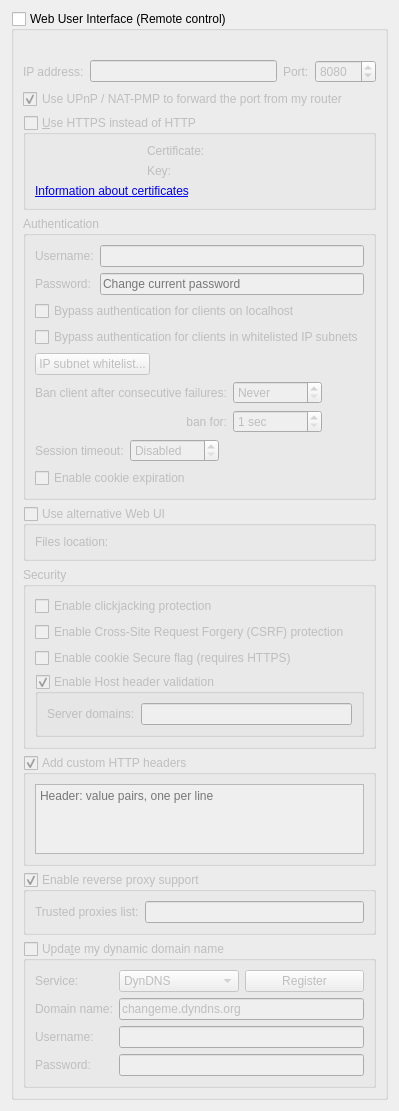
          <widget class="QWidget" name="scrollAreaWidgetContents_7">
           <property name="geometry">
            <rect>
             <x>0</x>
             <y>0</y>
             <width>382</width>
             <height>1045</height>
            </rect>
           </property>
           <layout class="QVBoxLayout" name="verticalLayout_23">
            <item>
             <widget class="QGroupBox" name="checkWebUI">
              <property name="title">
               <string>Web User Interface (Remote control)</string>
              </property>
              <property name="checkable">
               <bool>true</bool>
              </property>
              <property name="checked">
               <bool>false</bool>
              </property>
              <layout class="QVBoxLayout" name="verticalLayout_2">
               <item>
                <widget class="QLabel" name="labelWebUIError">
                 <property name="font">
                  <font>
                   <italic>true</italic>
                  </font>
                 </property>
                 <property name="text">
                  <string/>
                 </property>
                </widget>
               </item>
               <item>
                <layout class="QHBoxLayout" name="horizontalLayout_2">
                 <item>
                  <widget class="QLabel" name="lblWebUIAddress">
                   <property name="text">
                    <string>IP address:</string>
                   </property>
                  </widget>
                 </item>
                 <item>
                  <widget class="QLineEdit" name="textWebUIAddress">
                   <property name="toolTip">
                    <string>IP address that the Web UI will bind to.
Specify an IPv4 or IPv6 address. You can specify &quot;0.0.0.0&quot; for any IPv4 address,
&quot;::&quot; for any IPv6 address, or &quot;*&quot; for both IPv4 and IPv6.</string>
                   </property>
                  </widget>
                 </item>
                 <item>
                  <widget class="QLabel" name="lblWebUIPort">
                   <property name="text">
                    <string>Port:</string>
                   </property>
                  </widget>
                 </item>
                 <item>
                  <widget class="QSpinBox" name="spinWebUIPort">
                   <property name="minimum">
                    <number>1</number>
                   </property>
                   <property name="maximum">
                    <number>65535</number>
                   </property>
                   <property name="value">
                    <number>8080</number>
                   </property>
                  </widget>
                 </item>
                </layout>
               </item>
               <item>
                <widget class="QCheckBox" name="checkWebUIUPnP">
                 <property name="text">
                  <string>Use UPnP / NAT-PMP to forward the port from my router</string>
                 </property>
                 <property name="checked">
                  <bool>true</bool>
                 </property>
                </widget>
               </item>
               <item>
                <widget class="QGroupBox" name="checkWebUIHttps">
                 <property name="title">
                  <string>&amp;Use HTTPS instead of HTTP</string>
                 </property>
                 <property name="checkable">
                  <bool>true</bool>
                 </property>
                 <property name="checked">
                  <bool>false</bool>
                 </property>
                 <layout class="QGridLayout" name="gridLayout_11">
                  <item row="1" column="1">
                   <widget class="QLabel" name="lblWebUIKey">
                    <property name="text">
                     <string>Key:</string>
                    </property>
                   </widget>
                  </item>
                  <item row="0" column="1">
                   <widget class="QLabel" name="lblWebUICrt">
                    <property name="text">
                     <string>Certificate:</string>
                    </property>
                   </widget>
                  </item>
                  <item row="0" column="0">
                   <widget class="QLabel" name="lblSslCertStatus"/>
                  </item>
                  <item row="1" column="0">
                   <widget class="QLabel" name="lblSslKeyStatus"/>
                  </item>
                  <item row="2" column="0" colspan="3">
                   <widget class="QLabel" name="lblWebUIInfo">
                    <property name="text">
                     <string>&lt;a href=https://httpd.apache.org/docs/current/ssl/ssl_faq.html#aboutcerts&gt;Information about certificates&lt;/a&gt;</string>
                    </property>
                    <property name="openExternalLinks">
                     <bool>true</bool>
                    </property>
                   </widget>
                  </item>
                  <item row="0" column="2">
                   <widget class="FileSystemPathLineEdit" name="textWebUIHttpsCert" native="true"/>
                  </item>
                  <item row="1" column="2">
                   <widget class="FileSystemPathLineEdit" name="textWebUIHttpsKey" native="true"/>
                  </item>
                 </layout>
                </widget>
               </item>
               <item>
                <widget class="QGroupBox" name="groupWebUIAuth">
                 <property name="title">
                  <string>Authentication</string>
                 </property>
                 <layout class="QVBoxLayout" name="verticalLayout_35">
                  <item>
                   <layout class="QGridLayout" name="gridLayout_8">
                    <item row="0" column="0">
                     <widget class="QLabel" name="lblWebUIUsername">
                      <property name="text">
                       <string>Username:</string>
                      </property>
                     </widget>
                    </item>
                    <item row="0" column="1">
                     <widget class="QLineEdit" name="textWebUIUsername"/>
                    </item>
                    <item row="1" column="0">
                     <widget class="QLabel" name="lblWebUIPassword">
                      <property name="text">
                       <string>Password:</string>
                      </property>
                     </widget>
                    </item>
                    <item row="1" column="1">
                     <widget class="QLineEdit" name="textWebUIPassword">
                      <property name="echoMode">
                       <enum>QLineEdit::Password</enum>
                      </property>
                      <property name="placeholderText">
                       <string>Change current password</string>
                      </property>
                     </widget>
                    </item>
                   </layout>
                  </item>
                  <item>
                   <widget class="QCheckBox" name="checkBypassLocalAuth">
                    <property name="text">
                     <string>Bypass authentication for clients on localhost</string>
                    </property>
                   </widget>
                  </item>
                  <item>
                   <widget class="QCheckBox" name="checkBypassAuthSubnetWhitelist">
                    <property name="text">
                     <string>Bypass authentication for clients in whitelisted IP subnets</string>
                    </property>
                   </widget>
                  </item>
                  <item>
                   <widget class="QPushButton" name="IPSubnetWhitelistButton">
                    <property name="sizePolicy">
                     <sizepolicy hsizetype="Fixed" vsizetype="Fixed">
                      <horstretch>0</horstretch>
                      <verstretch>0</verstretch>
                     </sizepolicy>
                    </property>
                    <property name="text">
                     <string>IP subnet whitelist...</string>
                    </property>
                   </widget>
                  </item>
                  <item>
                   <layout class="QGridLayout" name="gridLayout_10">
                    <item row="0" column="0">
                     <widget class="QLabel" name="lblBanCounter">
                      <property name="text">
                       <string>Ban client after consecutive failures:</string>
                      </property>
                     </widget>
                    </item>
                    <item row="0" column="2">
                     <spacer name="horizontalSpacer_15">
                      <property name="orientation">
                       <enum>Qt::Horizontal</enum>
                      </property>
                      <property name="sizeHint" stdset="0">
                       <size>
                        <width>40</width>
                        <height>20</height>
                       </size>
                      </property>
                     </spacer>
                    </item>
                    <item row="0" column="1">
                     <widget class="QSpinBox" name="spinBanCounter">
                      <property name="specialValueText">
                       <string>Never</string>
                      </property>
                      <property name="maximum">
                       <number>2147483647</number>
                      </property>
                     </widget>
                    </item>
                    <item row="1" column="0">
                     <widget class="QLabel" name="lblBanDuration">
                      <property name="text">
                       <string>ban for:</string>
                      </property>
                      <property name="alignment">
                       <set>Qt::AlignRight|Qt::AlignTrailing|Qt::AlignVCenter</set>
                      </property>
                     </widget>
                    </item>
                    <item row="1" column="1">
                     <widget class="QSpinBox" name="spinBanDuration">
                      <property name="suffix">
                       <string> sec</string>
                      </property>
                      <property name="minimum">
                       <number>1</number>
                      </property>
                      <property name="maximum">
                       <number>2147483647</number>
                      </property>
                     </widget>
                    </item>
                   </layout>
                  </item>
                  <item>
                   <layout class="QHBoxLayout" name="horizontalLayout_13">
                    <item>
                     <widget class="QLabel" name="lblSessionTimeout">
                      <property name="text">
                       <string>Session timeout:</string>
                      </property>
                     </widget>
                    </item>
                    <item>
                     <widget class="QSpinBox" name="spinSessionTimeout">
                      <property name="specialValueText">
                       <string>Disabled</string>
                      </property>
                      <property name="suffix">
                       <string> sec</string>
                      </property>
                      <property name="maximum">
                       <number>2147483647</number>
                      </property>
                     </widget>
                    </item>
                    <item>
                     <spacer name="horizontalSpacer_11">
                      <property name="orientation">
                       <enum>Qt::Horizontal</enum>
                      </property>
                      <property name="sizeHint" stdset="0">
                       <size>
                        <width>40</width>
                        <height>20</height>
                       </size>
                      </property>
                     </spacer>
                    </item>
                   </layout>
                  </item>
                  <item>
                   <widget class="QCheckBox" name="enableCookieExpiration">
                    <property name="text">
                     <string>Enable cookie expiration</string>
                    </property>
                   </widget>
                  </item>
                 </layout>
                </widget>
               </item>
               <item>
                <widget class="QGroupBox" name="groupAltWebUI">
                 <property name="title">
                  <string>Use alternative Web UI</string>
                 </property>
                 <property name="checkable">
                  <bool>true</bool>
                 </property>
                 <property name="checked">
                  <bool>false</bool>
                 </property>
                 <layout class="QHBoxLayout" name="horizontalLayout_5">
                  <item>
                   <widget class="QLabel" name="labelWebUIRootFolder">
                    <property name="text">
                     <string>Files location:</string>
                    </property>
                   </widget>
                  </item>
                  <item>
                   <widget class="FileSystemPathLineEdit" name="textWebUIRootFolder" native="true"/>
                  </item>
                 </layout>
                </widget>
               </item>
               <item>
                <widget class="QGroupBox" name="groupBox_3">
                 <property name="title">
                  <string>Security</string>
                 </property>
                 <layout class="QVBoxLayout" name="verticalLayout_33">
                  <item>
                   <widget class="QCheckBox" name="checkClickjacking">
                    <property name="text">
                     <string>Enable clickjacking protection</string>
                    </property>
                   </widget>
                  </item>
                  <item>
                   <widget class="QCheckBox" name="checkCSRFProtection">
                    <property name="text">
                     <string>Enable Cross-Site Request Forgery (CSRF) protection</string>
                    </property>
                   </widget>
                  </item>
                  <item>
                   <widget class="QCheckBox" name="checkSecureCookie">
                    <property name="text">
                     <string>Enable cookie Secure flag (requires HTTPS)</string>
                    </property>
                   </widget>
                  </item>
                  <item>
                   <widget class="QGroupBox" name="groupHostHeaderValidation">
                    <property name="title">
                     <string>Enable Host header validation</string>
                    </property>
                    <property name="checkable">
                     <bool>true</bool>
                    </property>
                    <layout class="QVBoxLayout" name="verticalLayout_32">
                     <item>
                      <layout class="QHBoxLayout" name="horizontalLayout_10">
                       <item>
                        <widget class="QLabel" name="labelServerDomains">
                         <property name="text">
                          <string>Server domains:</string>
                         </property>
                        </widget>
                       </item>
                       <item>
                        <widget class="QLineEdit" name="textServerDomains">
                         <property name="toolTip">
                          <string>Whitelist for filtering HTTP Host header values.
In order to defend against DNS rebinding attack,
you should put in domain names used by WebUI server.

Use ';' to split multiple entries. Can use wildcard '*'.</string>
                         </property>
                        </widget>
                       </item>
                      </layout>
                     </item>
                    </layout>
                   </widget>
                  </item>
                 </layout>
                </widget>
               </item>
               <item>
                <widget class="QGroupBox" name="groupWebUIAddCustomHTTPHeaders">
                 <property name="title">
                  <string>Add custom HTTP headers</string>
                 </property>
                 <property name="checkable">
                  <bool>true</bool>
                 </property>
                 <layout class="QVBoxLayout" name="verticalLayout_8">
                  <item>
                   <widget class="QPlainTextEdit" name="textWebUICustomHTTPHeaders">
                    <property name="lineWrapMode">
                     <enum>QPlainTextEdit::NoWrap</enum>
                    </property>
                    <property name="placeholderText">
                     <string>Header: value pairs, one per line</string>
                    </property>
                   </widget>
                  </item>
                 </layout>
                </widget>
               </item>
               <item>
                <widget class="QGroupBox" name="groupEnableReverseProxySupport">
                 <property name="title">
                  <string>Enable reverse proxy support</string>
                 </property>
                 <property name="checkable">
                  <bool>true</bool>
                 </property>
                 <layout class="QVBoxLayout" name="verticalLayout_331">
                  <item>
                   <layout class="QHBoxLayout" name="horizontalLayout_131">
                    <item>
                     <widget class="QLabel" name="lblReverseProxiesList">
                      <property name="text">
                       <string>Trusted proxies list:</string>
                      </property>
                     </widget>
                    </item>
                    <item>
                     <widget class="QLineEdit" name="textTrustedReverseProxiesList">
                      <property name="toolTip">
                       <string>Specify reverse proxy IPs (or subnets, e.g. 0.0.0.0/24) in order to use forwarded client address (X-Forwarded-For header). Use ';' to split multiple entries.</string>
                      </property>
                     </widget>
                    </item>
                   </layout>
                  </item>
                 </layout>
                </widget>
               </item>
               <item>
                <widget class="QGroupBox" name="checkDynDNS">
                 <property name="title">
                  <string>Upda&amp;te my dynamic domain name</string>
                 </property>
                 <property name="checkable">
                  <bool>true</bool>
                 </property>
                 <property name="checked">
                  <bool>false</bool>
                 </property>
                 <layout class="QFormLayout" name="formLayout_5">
                  <item row="0" column="0">
                   <widget class="QLabel" name="label_19">
                    <property name="text">
                     <string>Service:</string>
                    </property>
                   </widget>
                  </item>
                  <item row="0" column="1">
                   <layout class="QHBoxLayout" name="horizontalLayout_3">
                    <item>
                     <widget class="QComboBox" name="comboDNSService">
                      <item>
                       <property name="text">
                        <string notr="true">DynDNS</string>
                       </property>
                      </item>
                      <item>
                       <property name="text">
                        <string notr="true">No-IP</string>
                       </property>
                      </item>
                     </widget>
                    </item>
                    <item>
                     <widget class="QPushButton" name="registerDNSBtn">
                      <property name="text">
                       <string>Register</string>
                      </property>
                     </widget>
                    </item>
                   </layout>
                  </item>
                  <item row="1" column="0">
                   <widget class="QLabel" name="label_20">
                    <property name="text">
                     <string>Domain name:</string>
                    </property>
                   </widget>
                  </item>
                  <item row="1" column="1">
                   <widget class="QLineEdit" name="domainNameTxt">
                    <property name="text">
                     <string notr="true">changeme.dyndns.org</string>
                    </property>
                   </widget>
                  </item>
                  <item row="2" column="0">
                   <widget class="QLabel" name="label_21">
                    <property name="text">
                     <string>Username:</string>
                    </property>
                   </widget>
                  </item>
                  <item row="2" column="1">
                   <widget class="QLineEdit" name="DNSUsernameTxt"/>
                  </item>
                  <item row="3" column="0">
                   <widget class="QLabel" name="label_22">
                    <property name="text">
                     <string>Password:</string>
                    </property>
                   </widget>
                  </item>
                  <item row="3" column="1">
                   <widget class="QLineEdit" name="DNSPasswordTxt">
                    <property name="echoMode">
                     <enum>QLineEdit::Password</enum>
                    </property>
                   </widget>
                  </item>
                 </layout>
                </widget>
               </item>
              </layout>
             </widget>
            </item>
            <item>
             <spacer name="verticalSpacer">
              <property name="orientation">
               <enum>Qt::Vertical</enum>
              </property>
              <property name="sizeHint" stdset="0">
               <size>
                <width>20</width>
                <height>40</height>
               </size>
              </property>
             </spacer>
            </item>
           </layout>
          </widget>
